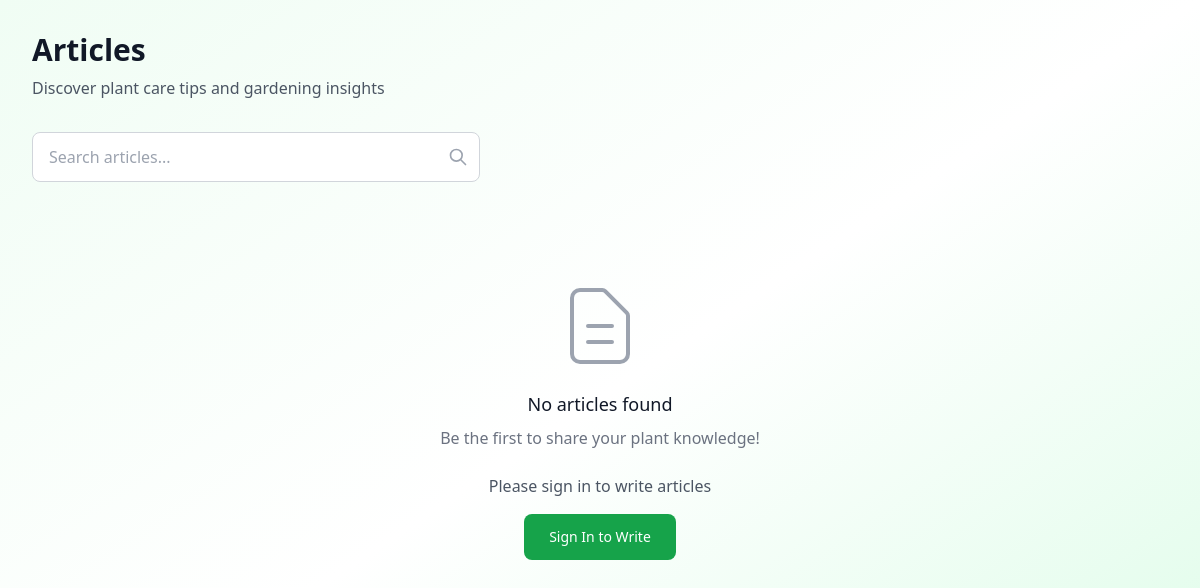
/articles/, run on an earlier commit of the app's database.
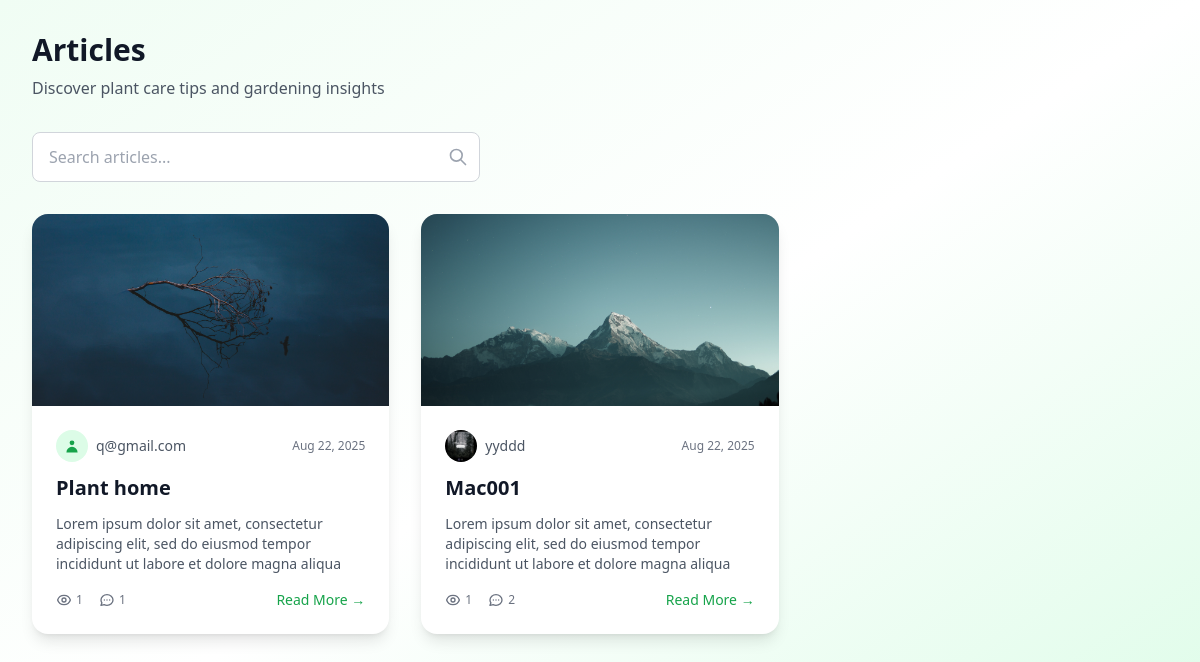
And on a later commit of the database.
### article_module/models.py (models this page shows, shortened)
class Article(models.Model):
    DRAFT = 'draft'
    PENDING = 'pending'
    PUBLISHED = 'published'
    REJECTED = 'rejected'
    STATUS_CHOICES = [
        (DRAFT, _('Draft')),
        (PENDING, _('Pending Review')),
        (PUBLISHED, _('Published')),
        (REJECTED, _('Rejected')),
    ]
    title = models.CharField(
        max_length=200,
        validators=[MinLengthValidator(5)],
        verbose_name=_('Title')
    )
    slug = models.SlugField(
        max_length=250,
        unique=True,
        blank=True,
        verbose_name=_('Slug')
    )
    summary = models.TextField(
        max_length=300,
        verbose_name=_('Summary'),
        help_text=_('Brief description of the article')
    )
    content = models.TextField(
        verbose_name=_('Content')
    )
    image = models.ImageField(
        upload_to='images/articles/',
        blank=True,
        null=True,
        verbose_name=_('Featured Image')
    )
    author = models.ForeignKey(
        User,
        on_delete=models.CASCADE,
        related_name='articles',
        verbose_name=_('Author')
    )
    status = models.CharField(
        max_length=20,
        choices=STATUS_CHOICES,
        default=DRAFT,
        verbose_name=_('Status')
    )
    publish_date = models.DateTimeField(
        default=timezone.now,
        verbose_name=_('Publish Date')
    )
    created_at = models.DateTimeField(auto_now_add=True)
    updated_at = models.DateTimeField(auto_now=True)
    rejection_reason = models.TextField(
        blank=True,
        verbose_name=_('Rejection Reason')
    )
    view_count = models.PositiveIntegerField(default=0)
    objects = ArticleManager()
    class Meta:
        ordering = ['-publish_date', '-created_at']
        verbose_name = _('Article')
        verbose_name_plural = _('Articles')
        indexes = [
            models.Index(fields=['status', 'publish_date']),
            models.Index(fields=['author', 'status']),
            models.Index(fields=['slug']),
        ]
    def get_absolute_url(self):
        return reverse('article_module:detail', kwargs={'slug': self.slug})

### account_module/models.py (models this page shows, shortened)
class User(AbstractBaseUser, PermissionsMixin):
    email = models.EmailField(_('Email address'), unique=True)
    username = models.CharField(_('Username'), max_length=50, unique=True, blank=True, null=True)
    avatar = models.ImageField(_('Avatar'), upload_to='images/profiles/', blank=True, null=True)
    phone_number = models.CharField(_('Phone number'), max_length=15)
    email_active_code = models.CharField(_('Email verification code'), max_length=200, blank=True)
    is_email_verified = models.BooleanField(_('Email verified'), default=False)
    pending_email = models.EmailField(_('Pending email'), blank=True, null=True)
    old_email_verification_code = models.CharField(_('Old email verification code'), max_length=6, blank=True)
    old_email_verified = models.BooleanField(_('Old email verified'), default=False)
    email_change_initiated_at = models.DateTimeField(_('Email change initiated at'), blank=True, null=True)
    last_login_ip = models.GenericIPAddressField(_('Last login IP'), blank=True, null=True)
    password_reset_token = models.UUIDField(_('Password reset token'), blank=True, null=True)
    password_reset_token_created_at = models.DateTimeField(_('Password reset token created at'), blank=True, null=True)
    is_active = models.BooleanField(_('Is active'), default=False)
    is_staff = models.BooleanField(_('Is staff'), default=False)
    date_joined = models.DateTimeField(_('Date joined'), auto_now_add=True)
    updated_at = models.DateTimeField(_('Updated at'), auto_now=True)
    objects = UserManager()
    USERNAME_FIELD = 'email'
    REQUIRED_FIELDS = []
    class Meta:
        verbose_name = 'User'
        verbose_name_plural = 'Users'

### article_module/views.py (the view)
# urls.py: path('', views.ArticleListView.as_view(), name='list'),
class ArticleListView(ListView):
    model = Article
    template_name = 'article_module/article_list.html'
    context_object_name = 'articles'
    paginate_by = 9
    def get_queryset(self):
        if self.request.user.is_staff:
            queryset = Article.objects.all().select_related('author')
        else:
            queryset = Article.objects.published().select_related('author')
        query = self.request.GET.get('query')
        if query:
            queryset = queryset.filter(
                Q(title__icontains=query) |
                Q(content__icontains=query) |
                Q(summary__icontains=query)
            )
        return queryset.order_by('-publish_date')
    def get_context_data(self, **kwargs):
        context = super().get_context_data(**kwargs)
        context['search_form'] = ArticleSearchForm(self.request.GET)
        context['query'] = self.request.GET.get('query', '')
        return context

### article_module/forms.py
class ArticleSearchForm(forms.Form):
    query = forms.CharField(
        max_length=200,
        required=False,
        widget=forms.TextInput(attrs={
            'class': 'w-full px-4 py-3 border border-gray-300 rounded-lg focus:outline-none focus:ring-2 focus:ring-green-500 focus:border-green-500 transition duration-150 ease-in-out',
            'placeholder': _('Search articles...')
        })
    )

### article_module/models.py (called while the page is built)
    def published(self):
        return self.filter(status=Article.PUBLISHED, publish_date__lte=timezone.now())

    def get_queryset(self):
        return ArticleQuerySet(self.model, using=self._db)

    def published(self):
        return self.get_queryset().published()

### article_module/templates/article_module/article_list.html (shortened to what the changed rows need)
{% extends 'base.html' %}
{% load i18n %}
{% block content %}
<div class="min-h-screen bg-gradient-to-br from-green-50 via-white to-green-100 py-8">
    <div class="max-w-7xl mx-auto px-4 sm:px-6 lg:px-8">
        <div class="mb-8">
            <div class="flex flex-col md:flex-row md:items-center md:justify-between">
                <div>
                    <h1 class="text-3xl font-bold text-gray-900">Articles</h1>
                </div>
            </div>
        </div>
        {% if articles %}
            <div class="grid grid-cols-1 md:grid-cols-2 lg:grid-cols-3 gap-8 mb-12">
                {% for article in articles %}
                    <article class="bg-white rounded-2xl shadow-lg overflow-hidden hover:shadow-xl transition duration-300 ease-in-out transform hover:-translate-y-1">
                        {% if article.image %}
                            <div class="h-48 bg-gray-200 overflow-hidden">
                                <img src="{{ article.image.url }}" alt="{{ article.title }}" class="w-full h-full object-cover">
                            </div>
                        {% endif %}
                        <div class="p-6">
                            <div class="flex items-center mb-3">
                                <div class="flex items-center space-x-2">
                                    {% if article.author.avatar %}
                                        <img src="{{ article.author.avatar.url }}" alt="{{ article.author.username }}" class="w-8 h-8 rounded-full object-cover">
                                    {% else %}
                                        <div class="w-8 h-8 rounded-full bg-green-100 flex items-center justify-center">
                                            <svg class="w-4 h-4 text-green-600" fill="currentColor" viewBox="0 0 20 20">
                                                <path fill-rule="evenodd" d="M10 9a3 3 0 100-6 3 3 0 000 6zm-7 9a7 7 0 1114 0H3z" clip-rule="evenodd"/>
                                            </svg>
                                        </div>
                                    {% endif %}
                                    <span class="text-sm text-gray-600">{{ article.author.username|default:article.author.email }}</span>
                                </div>
                                <span class="ml-auto text-xs text-gray-500">{{ article.publish_date|date:"M d, Y" }}</span>
                            </div>
                            <h2 class="text-xl font-bold text-gray-900 mb-3 line-clamp-2">
                                <a href="{{ article.get_absolute_url }}" class="hover:text-green-600 transition duration-150 ease-in-out">
                                    {{ article.title }}
                                </a>
                            </h2>
                            <p class="text-gray-600 text-sm mb-4 line-clamp-3">{{ article.summary }}</p>
                            <div class="flex items-center justify-between">
                                <div class="flex items-center space-x-4 text-xs text-gray-500">
                                    <span class="flex items-center">
                                        {{ article.view_count }}
                                    </span>
                                    <span class="flex items-center">
                                        <svg class="w-4 h-4 mr-1" fill="none" stroke="currentColor" viewBox="0 0 24 24">
                                            <path stroke-linecap="round" stroke-linejoin="round" stroke-width="2" d="M8 12h.01M12 12h.01M16 12h.01M21 12c0 4.418-4.03 8-9 8a9.863 9.863 0 01-4.255-.949L3 20l1.395-3.72C3.512 15.042 3 13.574 3 12c0-4.418 4.03-8 9-8s9 3.582 9 8z"/>
                                        </svg>
                                        {{ article.comments.count }}
                                    </span>
                                </div>
                                <a href="{{ article.get_absolute_url }}" class="text-green-600 hover:text-green-700 font-medium text-sm transition duration-150 ease-in-out">
                                    Read More →
                                </a>
                            </div>
                        </div>
                    </article>
                {% endfor %}
            </div>
        {% else %}
            <div class="text-center py-16">
                <svg class="mx-auto h-24 w-24 text-gray-400" fill="none" stroke="currentColor" viewBox="0 0 24 24">
                    <path stroke-linecap="round" stroke-linejoin="round" stroke-width="1" d="M9 12h6m-6 4h6m2 5H7a2 2 0 01-2-2V5a2 2 0 012-2h5.586a1 1 0 01.707.293l5.414 5.414a1 1 0 01.293.707V19a2 2 0 01-2 2z"/>
                </svg>
                <h3 class="mt-4 text-lg font-medium text-gray-900">No articles found</h3>
                <p class="mt-2 text-gray-500 mb-6">
                    {% if query %}
                        No articles match your search criteria.
                    {% else %}
                        Be the first to share your plant knowledge!
                    {% endif %}
                </p>
                <div class="max-w-md mx-auto">
                    {% if user.is_authenticated %}
                        <div class="space-y-4">
                            <a href="{% url 'article_module:create' %}" class="block w-full bg-green-600 text-white px-6 py-3 rounded-lg font-medium hover:bg-green-700 transition duration-150 ease-in-out">
                                <svg class="w-5 h-5 inline mr-2" fill="none" stroke="currentColor" viewBox="0 0 24 24">
                                    <path stroke-linecap="round" stroke-linejoin="round" stroke-width="2" d="M12 4v16m8-8H4"/>
                                </svg>
                                Write First Article
                            </a>
                            {% if user.is_staff %}
                                <div class="bg-blue-50 border border-blue-200 rounded-lg p-4">
                                    <h4 class="font-medium text-blue-900 mb-2">Admin Actions:</h4>
                                    <div class="space-y-2 text-sm">
                                        <p class="text-blue-800">• Create some sample articles from admin panel</p>
                                        <p class="text-blue-800">• Check pending articles for approval</p>
                                        <p class="text-blue-800">• Verify article status in database</p>
                                    </div>
                                    <a href="/admin/article_module/article/" class="inline-flex items-center mt-3 px-4 py-2 bg-blue-600 text-white text-sm rounded-lg hover:bg-blue-700 transition duration-150 ease-in-out">
                                        Go to Admin Panel
                                    </a>
                                </div>
                            {% endif %}
                        </div>
                    {% else %}
                        <div class="space-y-4">
                            <p class="text-gray-600">Please sign in to write articles</p>
                            <a href="{% url 'account_module:login' %}" class="inline-flex items-center px-6 py-3 border border-transparent rounded-lg text-sm font-medium text-white bg-green-600 hover:bg-green-700 transition duration-150 ease-in-out">
                                Sign In to Write
                            </a>
                        </div>
                    {% endif %}
                </div>
            </div>
        {% endif %}
    </div>
</div>
{% endblock %}

What changed in the data, as far as the page shows it:
added Article: image (picture), author.username "q@gmail.com", publish_date "Aug 22, 2025", title "Plant home", summary "Lorem ipsum dolor sit amet, consectetur adipiscing elit, sed do eiusmod tempor incididunt ut labore et dolore magna aliqua", view_count "1", comments.count "1"
added Article: image (picture), author.avatar (picture), author.username "yyddd", publish_date "Aug 22, 2025", title "Mac001", summary "Lorem ipsum dolor sit amet, consectetur adipiscing elit, sed do eiusmod tempor incididunt ut labore et dolore magna aliqua", view_count "1", comments.count "2"
Also different on the page:
text no longer shown: "No articles found Be the first to share your plant knowledge! Please sign in to write articles Sign In to Write"
